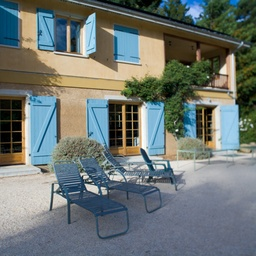
#> input picture assets/a0016.jpg, 256 x 256 px, shrunk from 480 x 480 before the run, found by its file name
$ python bm3d.py
#> lines starting #> are read from the running program, lines starting #| are printed output that depends on the picture
# -*- coding: utf-8 -*-
# @Time : 2023/5/5 16:20
# @Author : zihua.zeng
# @File : bm3d.py

import cv2
import numpy as np
import math


def process_bar(percent, start_str='', end_str='', total_length=0):
    bar = ''.join(["\033[31m%s\033[0m" % '   '] * int(percent * total_length)) + ''
    bar = '\r' + start_str + bar.ljust(total_length) + ' {:0>4.1f}%|'.format(percent * 100) + end_str
    print(bar, end='', flush=True)


image = cv2.imread('assets/a0016.jpg')
#> image is the input picture: shape (256, 256, 3); mean B, G, R 114.9, 117.9, 109.9
image = cv2.cvtColor(image, cv2.COLOR_BGR2GRAY)
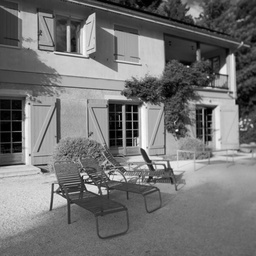
#> image: shape (256, 256); min 0, max 254, mean 115.2

size = image.shape  # h w c
#> size = (256, 256)

# 生成噪声
image = np.array(image / 255, dtype=np.float32)
noise = np.random.normal(0, 0.001 ** 0.5, size)
imnoise = image + 1 * noise
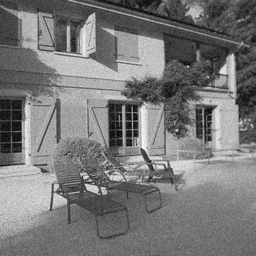
#> imnoise: shape (256, 256) float64; min -0.0952, max 1.06, mean 0.452; drawn with min black and max white

# cv2.imshow('result',imnoise)
# cv2.waitKey()

sigma = 1
searchsize = 16  # 图像搜索区域半径
blocksize = 4  # 图像块尺寸
blockstep = 2  # 搜索步长
blockmaxnum = 8  # 相似块最大数量
searchblocksize = searchsize / blocksize  # 半径内块个数
kai = np.kaiser(blocksize, 5)
kai = np.dot(kai[:, None], kai[None, :])  # 二维kaiser

diffT = 100  # 允许纳入数组的最大diff
coefT = 0.0005

diffArray = np.zeros(blockmaxnum)  # 相似块
similarBoxArray = np.zeros((blocksize, blocksize, blockmaxnum))
# jinbuqu csdn newland


# 让图像尺寸符合倍数
newh = math.floor((size[0] - blocksize) / blockstep) * blockstep - searchsize
#> newh = 236
neww = math.floor((size[1] - blocksize) / blockstep) * blockstep - searchsize
#> neww = 236

newh = math.floor((size[0] - newh - blocksize) / blockstep) * blockstep + newh
#> newh = 252
neww = math.floor((size[1] - neww - blocksize) / blockstep) * blockstep + neww
#> neww = 252

imnoise = imnoise[0:newh, 0:neww]
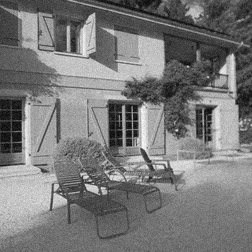
#> imnoise: shape (252, 252) float64; min -0.0952, max 1.06, mean 0.454; drawn with min black and max white

# 初始化分子分母
imnum = np.zeros(imnoise.shape)
imden = np.zeros(imnoise.shape)

# 将左上角作为块的坐标.每个块独立做一次去噪，只要关注一块的计算就行
for y in range(0, newh - blocksize, blockstep):  # 检查能不能完整走到底,范围对不对
    systart = max(0, y - searchsize)
    syend = min(newh - blocksize, y + searchsize - 1)
    process_bar(y / (newh - blocksize), start_str='进度', end_str="100", total_length=15)
    for x in range(0, neww - blocksize, blockstep):

        sxstart = max(0, x - searchsize)
        sxend = min(neww - blocksize, x + searchsize - 1)

        # 排序矩阵初始化
        similarBoxArray[:, :, 0] = imnoise[y: y + blocksize, x: x + blocksize]
        hasboxnum = 1
        diffArray[0] = 0
        # 不算自己
        # 不算自己
        for sy in range(systart, syend, blockstep):
            for sx in range(sxstart, sxend, blockstep):
                if sy == y and sx == x:
                    continue

                diff = np.sum(np.abs(
                    imnoise[y: y + blocksize, x: x + blocksize] - imnoise[sy: sy + blocksize, sx: sx + blocksize]))

                if diff > diffT:
                    continue
                # 塞入

                changeid = 0
                if hasboxnum < blockmaxnum - 1:
                    changeid = hasboxnum
                    hasboxnum = hasboxnum + 1
                else:
                    # 排序
                    for difid in range(1, blockmaxnum - 1):

                        if diff < diffArray[difid]:
                            changeid = difid

                if changeid != 0:
                    similarBoxArray[:, :, changeid] = imnoise[sy: sy + blocksize, sx: sx + blocksize]
                    diffArray[changeid] = diff

        # 开始做dct
        for difid in range(1, hasboxnum):
            similarBoxArray[:, :, difid] = cv2.dct(similarBoxArray[:, :, difid])

        # 开始做1d,阈值操作，计算非零个数
        notzeronum = 0
        for y1d in range(0, blocksize):
            for x1d in range(0, blocksize):
                temp3ddct = cv2.dct(similarBoxArray[y1d, x1d, :])
                zeroidx = np.abs(temp3ddct) < coefT

                temp3ddct[zeroidx] = 0
                notzeronum = notzeronum + temp3ddct[temp3ddct != 0].size
                similarBoxArray[y1d, x1d, :] = cv2.idct(temp3ddct)[:, 0]

        # jinbuqu csdn newland

        if notzeronum < 1:
            notzeronum = 1

        # 最终恢复图像所用到的分子分母
        for difid in range(1, hasboxnum):
            # 求权重：kaiser * w
            weight = kai / ((sigma ** 2) * notzeronum)
            imidct = cv2.idct(similarBoxArray[:, :, difid])

            # 分子，分母
            imnum[y: y + blocksize, x: x + blocksize] += imidct * weight
            imden[y: y + blocksize, x: x + blocksize] += weight

        x = x + blocksize

    y = y + blocksize
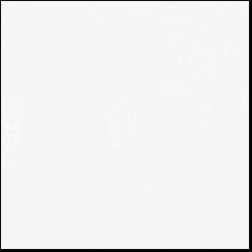
#> imden: shape (252, 252) float64; min 0, max 0.0321, mean 0.03; drawn with min black and max white
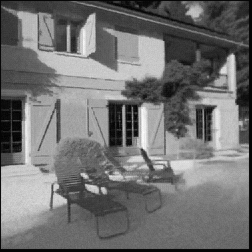
#> imnum: shape (252, 252) float64; min -0.000604, max 0.0313, mean 0.0137; drawn with min black and max white
#> after the loop, diffArray = [0, 0.531, 0.53, 0.481, 0.478, 0.476, 0.364, 0]; x = 250

# 完成去噪
imout = imnum / imden

cv2.imshow('in', imnoise)
cv2.waitKey(0)
cv2.imshow('out', imout)
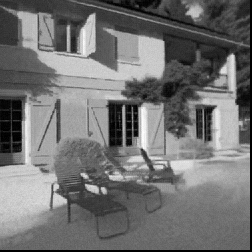
#> window 'out': shape (252, 252); min 0, max 255, mean 113.8
cv2.waitKey(0)
